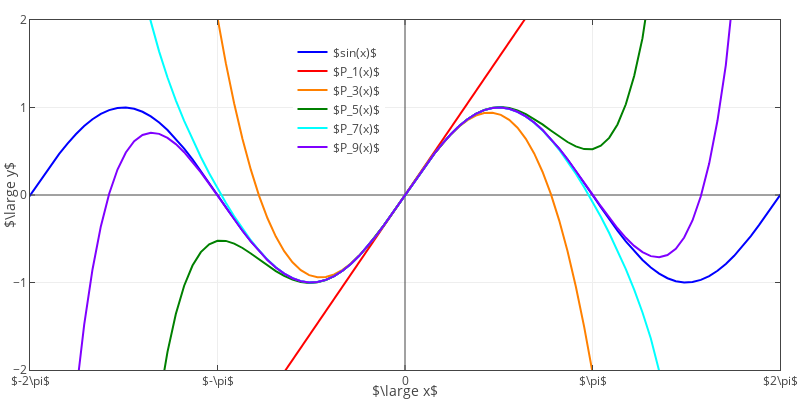

The notebook cell saved with this chart:
### Code cell
layout = go.Layout(
    xaxis=dict(
        range = [-2*np.pi, 2*np.pi],
#         exponentformat = 'power',
        ticks = 'inside',
        dtick = np.pi,
        mirror = 'ticks',
        title = '$\large x$',
        ticktext=['$-2\pi$', '$-\pi$', 0, '$\pi$', '$2\pi$'],
        tickvals=[-2*np.pi, -np.pi, 0, np.pi, 2*np.pi],
#         type = 'log',
#         titlefont=dict(
#             family='Arial'
#             size=25
#             color='#7f7f7f'
#         ),
#         tickfont=dict(
#             family='Times New Roman',
#             size=18
#             color='#7f7f7f'
#         ),
#         automargin=True,
        showline=True,
        zeroline=True,
        showticklabels=True,
        showgrid=True
#     rangeselector=dict(
#             buttons=list([
#                 dict(count=1,
#                      label='1m',
#                      step='month',
#                      stepmode='backward'),
#                 dict(count=6,
#                      label='6m',
#                      step='month',
#                      stepmode='backward'),
#                 dict(count=1,
#                     label='YTD',
#                     step='year',
#                     stepmode='todate'),
#                 dict(count=1,
#                     label='1y',
#                     step='year',
#                     stepmode='backward'),
#                 dict(step='all')
#             ])
#         ),
#         rangeslider=dict(
#             visible = True
#         )
    ),
    yaxis=dict(
        range = [-2, 2],
#         exponentformat = 'power',
        ticks = 'inside',
        dtick = 1,
        mirror = 'ticks',
        title = '$\large y$',
#         type = 'log',
#         titlefont=dict(
#             family='Arial'
#             size=20
#             color='#7f7f7f'
#         ),
#         tickfont=dict(
#             family='Times New Roman',
#             size=18
#             color='#7f7f7f'
#         ),
#         automargin=True,
        showline=True,
        zeroline=True,
        showticklabels=True,
        showgrid=True 
    ),
    legend=dict(
        x=0.35,
        y=0.95,
        traceorder='normal',
#         font=dict(
#             family='Arial',
#             size=18
#             color='blue'
#         ),
#         bgcolor='#E2E2E2',
#         bordercolor='black',
#         borderwidth=1
    ),
    autosize=False,
    width=800,
    height=400,
    margin=go.layout.Margin(
        l=30,
        r=20,
        b=30,
        t=20,
        pad=0
    )
)
fig = go.Figure(data=data, layout=layout)
# py.iplot(fig, filename='Fig1-3')
iplot(fig)
pio.write_image(fig, 'C:/Users/garyh/OneDrive/TEXTBOOK/NC/fig1-3.png', format='png', scale=5)
print("Done saving image!")
